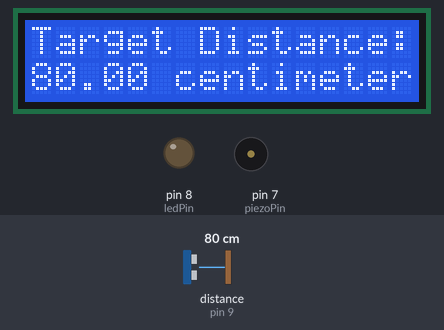
Bench run of a sketch on a simulated Arduino Uno, built with avr-gcc and run on an emulated ATmega328P. Parts: 16×2 character LCD, output pins drawn as LEDs (lit = HIGH), buzzer (waves = sounding). Wiring (inferred from the names in the program): ultrasonic range finder: trigger pin 13; echo pin 9. Dashed ring = blinking. The inputs (shaded band) are chosen by the test bench; at power-on: distance to the obstacle (sensor on pin 9) 80 cm. The echo pulse lasts 58.3 µs per cm; pins used as bus, display or sensor lines are not drawn; what the sketch prints to the serial monitor is not drawn.

Above: at 1.2 s.
1.3 s: distance to the obstacle (sensor on pin 9) set to 18 cm
At 2.3 s:
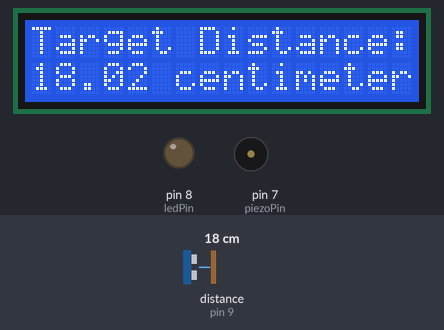
3.0 s: distance to the obstacle (sensor on pin 9) set to 13 cm
At 3.56 s:
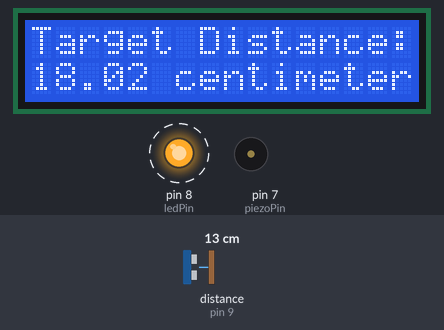
5.6 s: distance to the obstacle (sensor on pin 9) set to 9 cm
At 6.86 s:
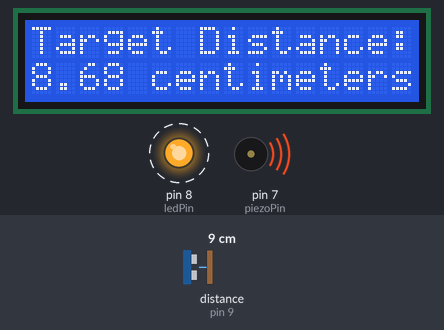
8.6 s: distance to the obstacle (sensor on pin 9) set to 2 cm
At 8.89 s:
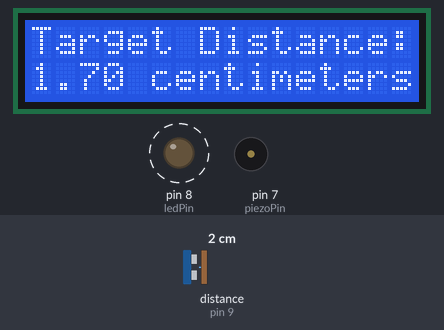
Timing chart, 0 to 12.3 s (numbered marks = the images above; inputs shaded):
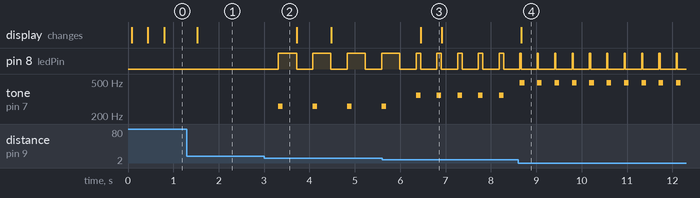

The sketch:

distanceMeasurementLCD.ino
```cpp
#include<LiquidCrystal.h>
LiquidCrystal LCD(12,11,5,4,3,2);

int trigPin=13;
int echoPin=9;
int piezoPin=7;
int ledPin=8;
float pingTime;
float targetDistance;
float speedOfSound = 343; //Speed of sound in meters per second
float notes[]={493.883,349.228,261.626,};

void setup() {
  Serial.begin(9600);
  pinMode(trigPin, OUTPUT);
  pinMode(echoPin, INPUT);
  pinMode(piezoPin, OUTPUT);
  pinMode(ledPin, OUTPUT);
  LCD.begin(16,2);
  LCD.setCursor(0,0);
  LCD.print("Target Distance: ");
}

void loop() {
  digitalWrite(trigPin, LOW);
  delayMicroseconds(2000);
  digitalWrite(trigPin, HIGH);
  delayMicroseconds(20);
  digitalWrite(trigPin, LOW);
  delayMicroseconds(20);

  pingTime=pulseIn(echoPin, HIGH);
  Serial.println(pingTime);
  pingTime=pingTime/1000000.0; //Converts microseconds to seconds
//  Serial.println(pingTime);
  targetDistance=100*speedOfSound*pingTime/2; //Store target distance in centimeters

  if (targetDistance < 5) {
      tone(piezoPin,notes[0],100);
      digitalWrite(ledPin, HIGH);
      delay(25);
      digitalWrite(ledPin, LOW);
    }
  else if (targetDistance < 10) {
      tone(piezoPin,notes[1],100);
      digitalWrite(ledPin, HIGH);
      delay(100);
      digitalWrite(ledPin, LOW);
    }
  else if (targetDistance < 15) {
      tone(piezoPin,notes[2],100);
      digitalWrite(ledPin, HIGH);
      delay(400);
      digitalWrite(ledPin, LOW);
  }
//  else if (targetDistance < 20) {
//      tone(piezoPin, notes[3], 100);
//  }
//
//  else if (targetDistance < 25) {
//    tone(piezoPin,notes[3],100);
//  }
  LCD.setCursor(0,1);
  LCD.print("                "); //Clears second row
  LCD.setCursor(0,1);
  LCD.print(targetDistance);
  LCD.print(" centimeters");


  delay(350);
}
```

Measured:
- the behaviour switches between 16 and 15 cm on distance to the obstacle (sensor on pin 9) (found by bisection; images 1 and 2)
- the behaviour switches between 11 and 10 cm on distance to the obstacle (sensor on pin 9) (found by bisection; images 2 and 3)
- after the input at 1.3 s, the display: changes after 0.22 s (image 1)
- after the input at 3.0 s, pin 8 (ledPin): alternates HIGH for 0.40 s and LOW for 0.36 s, starting after 0.31 s; tone on pin 7 (piezoPin): alternates 261 Hz for 0.10 s and silent for 0.66 s, starting after 0.31 s
- after the input at 5.6 s, pin 8 (ledPin): alternates HIGH for 0.10 s and LOW for 0.36 s, starting after 0.85 s; the display: changes after 0.85 s (image 3)
- after the input at 8.6 s, the display: changes after 0.07 s (image 4)
- what the display in image 3 shows lasts 0.4 s, from 6.5 s to 6.9 s
